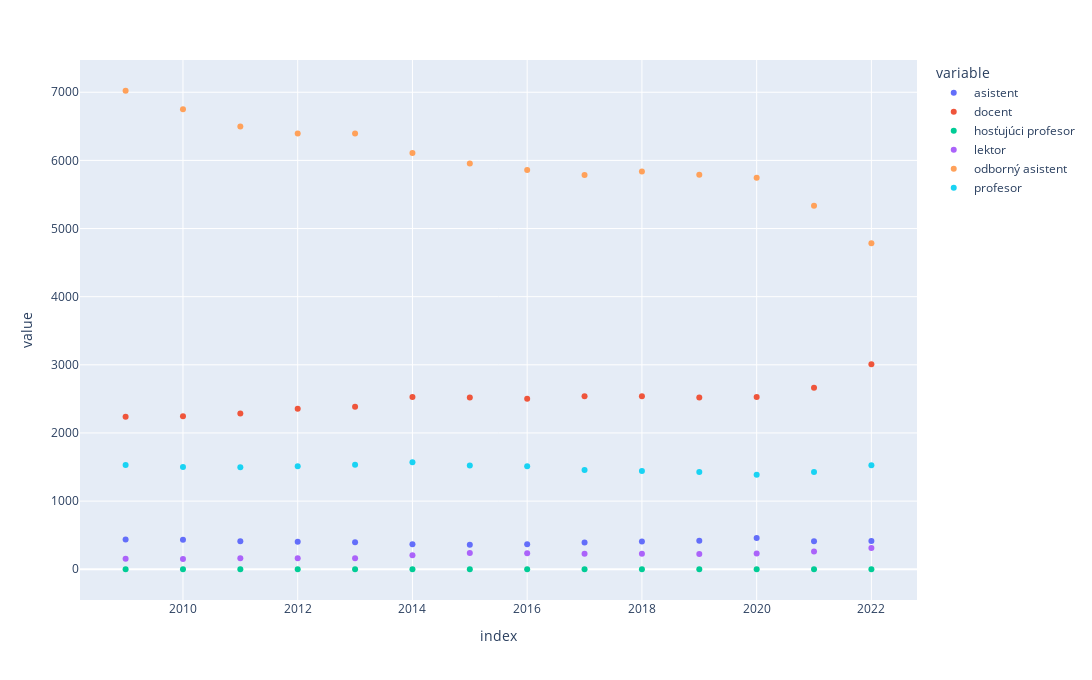

The notebook cell this image was saved under:
### Code cell
px.scatter(df, width=1100, height=680)

### Figure 1 — Plotly figure (JSON) as saved in the notebook; plotly's stock layout.template omitted (floating-point values rounded to 4 significant figures)
{"data": [{"hovertemplate": "variable=asistent<br>index=%{x}<br>value=%{y}<extra></extra>", "legendgroup": "asistent", "marker": {"color": "#636efa", "symbol": "circle"}, "mode": "markers", "name": "asistent", "orientation": "v", "showlegend": true, "type": "scatter", "x": [2009, 2010, 2011, 2012, 2013, 2014, 2015, 2016, 2017, 2018, 2019, 2020, 2021, 2022], "xaxis": "x", "y": [437, 432, 412, 405, 398, 368, 361, 366, 394, 408, 418, 458, 410, 413], "yaxis": "y"}, {"hovertemplate": "variable=docent<br>index=%{x}<br>value=%{y}<extra></extra>", "legendgroup": "docent", "marker": {"color": "#EF553B", "symbol": "circle"}, "mode": "markers", "name": "docent", "orientation": "v", "showlegend": true, "type": "scatter", "x": [2009, 2010, 2011, 2012, 2013, 2014, 2015, 2016, 2017, 2018, 2019, 2020, 2021, 2022], "xaxis": "x", "y": [2237, 2245, 2285, 2357, 2385, 2528, 2521, 2502, 2540, 2538, 2519, 2527, 2665, 3010], "yaxis": "y"}, {"hovertemplate": "variable=hosťujúci profesor<br>index=%{x}<br>value=%{y}<extra></extra>", "legendgroup": "hosťujúci profesor", "marker": {"color": "#00cc96", "symbol": "circle"}, "mode": "markers", "name": "hosťujúci profesor", "orientation": "v", "showlegend": true, "type": "scatter", "x": [2009, 2010, 2011, 2012, 2013, 2014, 2015, 2016, 2017, 2018, 2019, 2020, 2021, 2022], "xaxis": "x", "y": [0, 0, 0, 0, 0, 0, 0, 0, 0, 0, 0, 0, 0, 0], "yaxis": "y"}, {"hovertemplate": "variable=lektor<br>index=%{x}<br>value=%{y}<extra></extra>", "legendgroup": "lektor", "marker": {"color": "#ab63fa", "symbol": "circle"}, "mode": "markers", "name": "lektor", "orientation": "v", "showlegend": true, "type": "scatter", "x": [2009, 2010, 2011, 2012, 2013, 2014, 2015, 2016, 2017, 2018, 2019, 2020, 2021, 2022], "xaxis": "x", "y": [154, 149, 160, 160, 163, 206, 237, 234, 228, 229, 225, 230, 259, 311], "yaxis": "y"}, {"hovertemplate": "variable=odborný asistent<br>index=%{x}<br>value=%{y}<extra></extra>", "legendgroup": "odborný asistent", "marker": {"color": "#FFA15A", "symbol": "circle"}, "mode": "markers", "name": "odborný asistent", "orientation": "v", "showlegend": true, "type": "scatter", "x": [2009, 2010, 2011, 2012, 2013, 2014, 2015, 2016, 2017, 2018, 2019, 2020, 2021, 2022], "xaxis": "x", "y": [7022, 6751, 6498, 6394, 6393, 6108, 5953, 5860, 5784, 5838, 5788, 5746, 5334, 4785], "yaxis": "y"}, {"hovertemplate": "variable=profesor<br>index=%{x}<br>value=%{y}<extra></extra>", "legendgroup": "profesor", "marker": {"color": "#19d3f3", "symbol": "circle"}, "mode": "markers", "name": "profesor", "orientation": "v", "showlegend": true, "type": "scatter", "x": [2009, 2010, 2011, 2012, 2013, 2014, 2015, 2016, 2017, 2018, 2019, 2020, 2021, 2022], "xaxis": "x", "y": [1531, 1501, 1496, 1512, 1533, 1570, 1522, 1511, 1458, 1440, 1428, 1387, 1427, 1527], "yaxis": "y"}], "layout": {"height": 680, "legend": {"title": {"text": "variable"}, "tracegroupgap": 0}, "margin": {"t": 60}, "width": 1100, "xaxis": {"anchor": "y", "autorange": true, "domain": [0, 1], "range": [2008.0, 2023.0], "title": {"text": "index"}, "type": "linear"}, "yaxis": {"anchor": "x", "autorange": true, "domain": [0, 1], "range": [-451.3, 7473.0], "title": {"text": "value"}, "type": "linear"}}}
